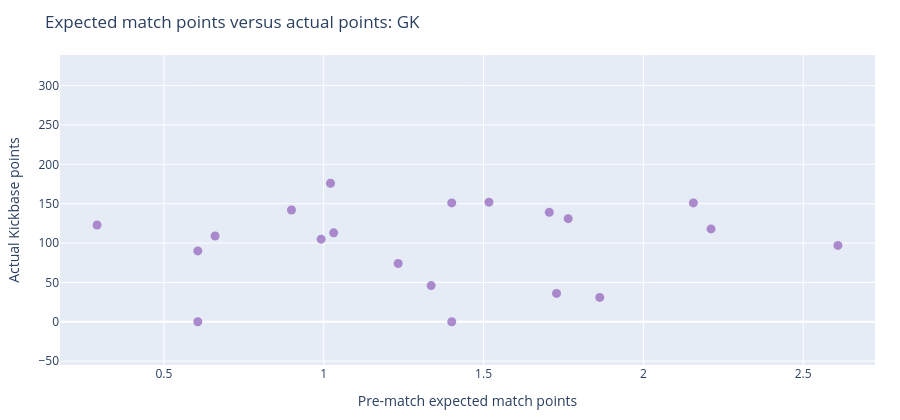
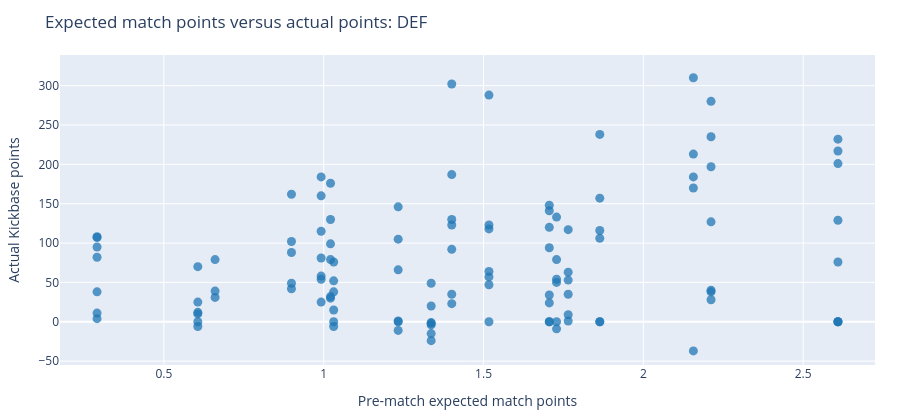
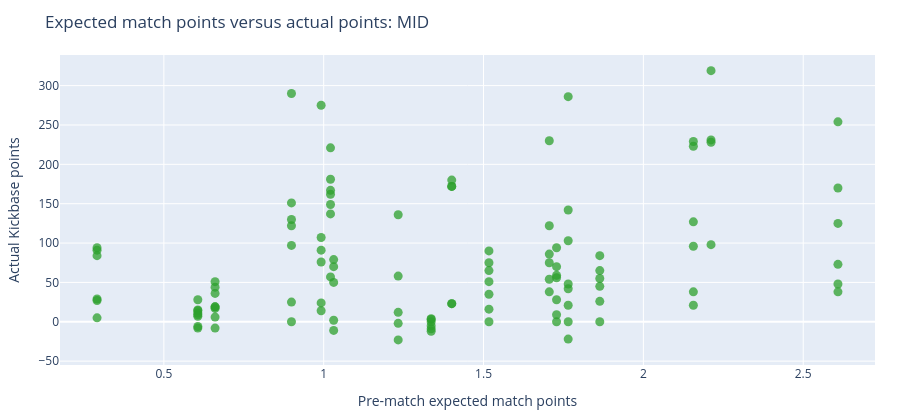
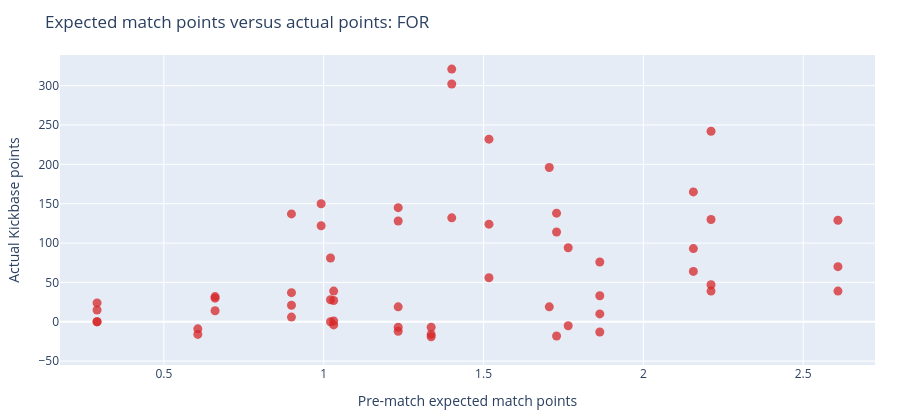

Source (notebook cell) for these figures, in order:
### Markdown cell above
## Expected match points versus actual points, by position

Each dot is one player. The horizontal axis is the pre-match expected-match-points value; the vertical axis is the actual Kickbase points. Players with zero predicted starting chance who did not appear are excluded; all other players remain. The charts separate goalkeepers, defenders, midfielders, and forwards. Hover a dot for the player and matchday outcome details.

### Code cell
POSITION_LABELS = {1: 'GK', 2: 'DEF', 3: 'MID', 4: 'FOR'}
POSITION_ORDER = ['GK', 'DEF', 'MID', 'FOR']
POSITION_COLORS = {'GK': '#9467bd', 'DEF': '#1f77b4', 'MID': '#2ca02c', 'FOR': '#d62728'}
EXCLUDED_FROM_EXPECTED_POINTS_PLOT = ANALYSIS['starting_chance'].le(0) & ANALYSIS['played'].eq(False)
EXPECTED_POINTS_PLOT = ANALYSIS.loc[~EXCLUDED_FROM_EXPECTED_POINTS_PLOT].copy()
print(f"Excluded {EXCLUDED_FROM_EXPECTED_POINTS_PLOT.sum()} expected non-appearances from the position charts.")
EXPECTED_POINTS_PLOT['position_group'] = (
    pd.to_numeric(EXPECTED_POINTS_PLOT['position'], errors='coerce').map(POSITION_LABELS).fillna('Unknown')
)

def padded_axis_range(values):
    minimum = float(values.min())
    maximum = float(values.max())
    padding = max((maximum - minimum) * 0.05, 0.1)
    return [minimum - padding, maximum + padding]

EXPECTED_POINTS_AXIS_RANGE = padded_axis_range(EXPECTED_POINTS_PLOT['expected_match_points'])
ACTUAL_POINTS_AXIS_RANGE = padded_axis_range(EXPECTED_POINTS_PLOT['actual_points'])

for position_group in POSITION_ORDER:
    players_at_position = EXPECTED_POINTS_PLOT.loc[
        EXPECTED_POINTS_PLOT['position_group'].eq(position_group)
    ]
    if players_at_position.empty:
        continue
    position_figure = go.Figure(go.Scatter(
        x=players_at_position['expected_match_points'],
        y=players_at_position['actual_points'],
        mode='markers',
        name=position_group,
        text=players_at_position['name'],
        customdata=players_at_position[[
            'prediction', 'sofascore_average_rating', 'starting_chance',
            'played', 'started', 'minutes_played',
        ]],
        marker={'size': 9, 'color': POSITION_COLORS.get(position_group, '#7f7f7f'), 'opacity': 0.75},
        hovertemplate=(
            '<b>%{text}</b><br>'
            'Position: ' + position_group + '<br>'
            'Expected match points: %{x:.2f}<br>'
            'Actual points: %{y:.2f}<br>'
            'Raw score: %{customdata[0]:.2f}<br>'
            'SofaScore average rating: %{customdata[1]:.2f}<br>'
            'Starting chance: %{customdata[2]:.2f}<br>'
            'Played: %{customdata[3]}<br>'
            'Started: %{customdata[4]}<br>'
            'Minutes played: %{customdata[5]:.2f}<extra></extra>'
        ),
    ))

    position_figure.update_layout(
        title=f'Expected match points versus actual points: {position_group}',
        xaxis_title='Pre-match expected match points',
        yaxis_title='Actual Kickbase points',
        showlegend=False, height=420,
        margin={'l': 60, 'r': 25, 't': 55, 'b': 55},
    )
    position_figure.update_xaxes(range=EXPECTED_POINTS_AXIS_RANGE)
    position_figure.update_yaxes(range=ACTUAL_POINTS_AXIS_RANGE)
    position_figure.show()

### Figure 1 — Plotly figure (JSON) as saved in the notebook; plotly's stock layout.template omitted (floating-point values rounded to 4 significant figures)
{"data": [{"customdata": [[176.2, 7.13, 1, true, true, 95.68], [172.6, 8.45, 1, true, true, 95.02], [66.73, 7.1, 1, true, true, 97.42], [136.2, 6.5, 1, true, true, 94.15], [43.47, 6.95, 1, true, true, 95.02], [83.52, 7.15, 1, true, true, 99.17], [0, 0, 0.2931, true, true, 94.15], [23.95, 5.9, 0.7069, false, false, 0], [129.4, 7.9, 1, true, true, 94.37], [0, 0, 0, true, true, 93.73], [96.2, 7.25, 1, false, false, 0], [79.13, 8.1, 1, true, true, 95.38], [128.9, 7.3, 1, true, true, 98.93], [133.8, 8, 1, true, true, 96.88], [99.59, 6.93, 1, true, true, 99.17], [106.3, 8.4, 1, true, true, 93.73], [104.1, 6.44, 1, true, true, 95.32], [51.11, 6, 1, true, true, 99.4], [78.37, 8.1, 1, true, true, 94.37], [19.57, 7.1, 1, true, true, 95.68]], "hovertemplate": "<b>%{text}</b><br>Position: GK<br>Expected match points: %{x:.2f}<br>Actual points: %{y:.2f}<br>Raw score: %{customdata[0]:.2f}<br>SofaScore average rating: %{customdata[1]:.2f}<br>Starting chance: %{customdata[2]:.2f}<br>Played: %{customdata[3]}<br>Started: %{customdata[4]}<br>Minutes played: %{customdata[5]:.2f}<extra></extra>", "marker": {"color": "#9467bd", "opacity": 0.75, "size": 9}, "mode": "markers", "name": "GK", "text": ["Manuel Neuer", "Fabian Bredlow", "Nicolas Kristof", "Mark Flekken", "Marvin Schwäbe", "Oliver Baumann", "Frederik Rönnow", "Matheo Raab", "Noah Atubolu", "Alexander Schwolow", "Robin Zentner", "Nahuel Noll", "Maarten Vandevoordt", "Moritz Nicolas", "Gregor Kobel", "Daniel Heuer Fernandes", "Mio Backhaus", "Karl Hein", "Finn Dahmen", "Loris Karius"], "type": "scatter", "x": [2.609, 2.156, 0.992, 2.212, 0.6602, 1.233, 0.6062, 0.6062, 1.728, 1.401, 1.401, 1.031, 1.864, 1.765, 1.517, 1.336, 1.706, 0.8991, 1.021, 0.291], "y": [97.0, 151.0, 105.0, 118.0, 109.0, 74.0, 90.0, 0.0, 36.0, 151.0, 0.0, 113.0, 31.0, 131.0, 152.0, 46.0, 139.0, 142.0, 176.0, 123.0]}], "layout": {"height": 420, "margin": {"b": 55, "l": 60, "r": 25, "t": 55}, "showlegend": false, "title": {"text": "Expected match points versus actual points: GK"}, "xaxis": {"range": [0.1751, 2.725], "title": {"text": "Pre-match expected match points"}}, "yaxis": {"range": [-54.9, 338.9], "title": {"text": "Actual Kickbase points"}}}}

### Figure 2 — Plotly figure (JSON) as saved in the notebook; plotly's stock layout.template omitted (floating-point values rounded to 4 significant figures; data arrays with more than 128 entries replaced by an {"elided": "..."} marker saying what was removed)
{"data": [{"customdata": {"elided": "113x6 mixed values"}, "hovertemplate": "<b>%{text}</b><br>Position: DEF<br>Expected match points: %{x:.2f}<br>Actual points: %{y:.2f}<br>Raw score: %{customdata[0]:.2f}<br>SofaScore average rating: %{customdata[1]:.2f}<br>Starting chance: %{customdata[2]:.2f}<br>Played: %{customdata[3]}<br>Started: %{customdata[4]}<br>Minutes played: %{customdata[5]:.2f}<extra></extra>", "marker": {"color": "#1f77b4", "opacity": 0.75, "size": 9}, "mode": "markers", "name": "DEF", "text": ["Jonathan Tah", "Dayot Upamecano", "Konrad Laimer", "Josip Stanišić", "Alphonso Davies", "Hiroki Ito", "Nathaniel Brown", "Kim Minjae", "Maximilian Mittelstädt", "Josha Vagnoman", "Jeff Chabot", "Finn Jeltsch", "Ramon Hendriks", "Jan Gyamerah", "Lasse Günther", "Maximilian Rohr", "Felix Keidel", "Lukas Pinckert", "Luca Sirch", "Nicholas Mickelson", "Robert Andrich", "Edmond Tapsoba", "Lucas Vázquez", "Miguel Gutiérrez", "Loïc Badé", "Jarell Quansah", "Facundo Medina", "Luka Lochoshvili", "Jahmai Simpson-Pusey", "Gideon Mensah", "Bernardo", "Ozan Kabak", "Albian Hajdari", "Vladimír Coufal", "Robin Hranác", "Mats Rots", "Felix Uduokhai", "Christopher Trimmel", "Tom Rothe", "Josip Juranović", "Leopold Querfeld", "Zeno Van den Bosch", "Timothy Chandler", "Robin Koch", "Elias Baum", "Jeremiaha Maluze", "Keita Kosugi", "Lilian Brassier", "Danny Da Costa", "Stefan Posch", "Philipp Mwene", "Anthony Caci", "Fabio Gruber", "Kacper Potulski", "Rael-Tshimbela Nakuzola", "Marcel Hoffmeier", "Laurin Curda", "Mattes Hansen", "Tjark Scheller", "Jano ter Horst", "Jonah Sticker", "Willi Orban", "Benjamin Henrichs", "Ridle  Baku", "David Raum", "Lukeba Castello Jr.", "Maxime Estève", "Joseph Scally", "Ko Itakura", "David Herold", "Lukas Ullrich", "Kevin Diks", "Jan Leszczynski", "Waldemar Anton", "Julian Ryerson", "Ramy Bensebaini", "Filippo Mane", "Daniel Svensson", "Luca Reggiani", "Joane Gadou", "Jordan Torunarigha", "Sebastiaan Bornauw", "Nicolás Capaldo", "Shafiq Nandja", "Louis Lemke", "Zakaria El Ouahdi", "David Møller Wolfe", "Matthias Ginter", "Christian Günter", "Lukas Kübler", "Philipp Lienhart", "Philipp Treu", "Jordy Makengo", "Max Rosenfelder", "Berkay Yilmaz", "Marco Friedl", "Amos Pieper", "Arthur", "Olivier Deman", "Mick Schmetgens", "Jeffrey Gouweleeuw", "Calvin Brackelmann", "Noahkai Banks", "Chrislain Matsima", "Hennes Behrens", "Young-Woo Seol", "Timo Becker", "Hasan Kuruçay", "Maximilian Wöber", "Robin Gosens", "Vitalie Becker", "Mert Can Ayhan", "Nikola Katic"], "type": "scatter", "x": [2.609, 2.609, 2.609, 2.609, 2.609, 2.609, 2.609, 2.609, 2.156, 2.156, 2.156, 2.156, 2.156, 0.992, 0.992, 0.992, 0.992, 0.992, 0.992, 0.992, 2.212, 2.212, 2.212, 2.212, 2.212, 2.212, 2.212, 0.6602, 0.6602, 0.6602, 1.233, 1.233, 1.233, 1.233, 1.233, 1.233, 0.6062, 0.6062, 0.6062, 0.6062, 0.6062, 0.6062, 1.728, 1.728, 1.728, 1.728, 1.728, 1.728, 1.401, 1.401, 1.401, 1.401, 1.401, 1.401, 1.401, 1.031, 1.031, 1.031, 1.031, 1.031, 1.031, 1.864, 1.864, 1.864, 1.864, 1.864, 1.864, 1.765, 1.765, 1.765, 1.765, 1.765, 1.765, 1.517, 1.517, 1.517, 1.517, 1.517, 1.517, 1.517, 1.336, 1.336, 1.336, 1.336, 1.336, 1.336, 1.336, 1.706, 1.706, 1.706, 1.706, 1.706, 1.706, 1.706, 1.706, 0.8991, 0.8991, 0.8991, 0.8991, 0.8991, 1.021, 1.021, 1.021, 1.021, 1.021, 1.021, 0.291, 0.291, 0.291, 0.291, 0.291, 0.291, 0.291], "y": [232.0, 217.0, 129.0, 0.0, 201.0, 0.0, 76.0, 0.0, 213.0, 310.0, 170.0, 184.0, -37.0, 81.0, 54.0, 115.0, 184.0, 160.0, 25.0, 58.0, 38.0, 127.0, 28.0, 280.0, 40.0, 197.0, 235.0, 31.0, 79.0, 39.0, 0.0, 66.0, -11.0, 146.0, 1.0, 105.0, 70.0, -6.0, 25.0, 12.0, 0.0, 10.0, -9.0, 133.0, 50.0, 0.0, 54.0, 79.0, 35.0, 123.0, 302.0, 92.0, 187.0, 130.0, 23.0, 0.0, 15.0, 52.0, 76.0, 38.0, -6.0, 116.0, 0.0, 238.0, 106.0, 0.0, 157.0, 117.0, 35.0, 9.0, 63.0, 53.0, 1.0, 288.0, 118.0, 0.0, 47.0, 123.0, 57.0, 64.0, -4.0, 49.0, -2.0, -1.0, -15.0, -24.0, 20.0, 148.0, 0.0, 34.0, 94.0, 141.0, 120.0, 0.0, 24.0, 88.0, 102.0, 49.0, 162.0, 42.0, 30.0, 79.0, 130.0, 176.0, 99.0, 32.0, 95.0, 108.0, 38.0, 82.0, 4.0, 11.0, 107.0]}], "layout": {"height": 420, "margin": {"b": 55, "l": 60, "r": 25, "t": 55}, "showlegend": false, "title": {"text": "Expected match points versus actual points: DEF"}, "xaxis": {"range": [0.1751, 2.725], "title": {"text": "Pre-match expected match points"}}, "yaxis": {"range": [-54.9, 338.9], "title": {"text": "Actual Kickbase points"}}}}

### Figure 3 — Plotly figure (JSON) as saved in the notebook; plotly's stock layout.template omitted (floating-point values rounded to 4 significant figures; data arrays with more than 128 entries replaced by an {"elided": "..."} marker saying what was removed)
{"data": [{"customdata": {"elided": "113x6 mixed values"}, "hovertemplate": "<b>%{text}</b><br>Position: MID<br>Expected match points: %{x:.2f}<br>Actual points: %{y:.2f}<br>Raw score: %{customdata[0]:.2f}<br>SofaScore average rating: %{customdata[1]:.2f}<br>Starting chance: %{customdata[2]:.2f}<br>Played: %{customdata[3]}<br>Started: %{customdata[4]}<br>Minutes played: %{customdata[5]:.2f}<extra></extra>", "marker": {"color": "#2ca02c", "opacity": 0.75, "size": 9}, "mode": "markers", "name": "MID", "text": ["Joshua Kimmich", "Jamal Musiala", "Tom Bischof", "Aleksandar Pavlović", "Michael Olise", "Lennart Karl", "Grischa Prömel", "Chris Führich", "Angelo Stiller", "Jamie Leweling", "Leo Sauer", "Bilal El Khannouss", "Amara Condé", "Lukas Emanuel Petkov", "Lukasz Poreba", "Cole Campbell", "Francis Onyeka", "Maurice Krattenmacher", "Malik Tillman", "Aleix García", "Ibrahim Maza", "Ezequiél Fernández", "Tom Krauß", "Ellyes Skhiri", "Jan Thielmann", "Ísak Jóhannesson", "Alessio Castro-Montes", "Paul Okon-Engstler", "Reigan Heskey", "Mikey Moore", "Andrej Kramarić", "Patrick Wimmer", "Leon Avdullahu", "Wouter Burger", "Nathan De Cat", "Rani Khedira", "Janik Haberer", "Woo-Yeong Jeong", "Tim Skarke", "András Schäfer", "Aljoscha Kemlein", "Michel Aebischer", "Livan Burcu", "Mario Götze", "Ritsu Dōan", "Can Uzun", "Farès Chaïbi", "Oscar Højlund", "Ayoube Amaimouni", "Raphael Onyedika", "Nadiem Amiri", "Lennard Maloney", "Jae-Sung Lee", "Kaishu Sano", "Otto Ruoppi", "Raphael Obermair", "Oliver Batista Meier", "Gabriel Vidović", "Laurin Ulrich", "Santiago Castañeda", "Brajan Gruda", "Nicolas Seiwald", "Antonio Nusa", "Andrija Maksimovic", "Ezechiel Banzuzi", "Neil El Aynaoui", "Kevin Stöger", "Robin Hack", "Nicolas Kühn", "Philipp Sander", "Franck Honorat", "Wael Mohya", "Hugo Bolin", "Mathieu Nguefack", "Marcel Sabitzer", "Felix Nmecha", "Joey Veerman", "Carney Chukwuemeka", "Jobe Bellingham", "Konstantinos Karetsas", "Ethan Nwaneri", "Nicolai Remberg", "Albert Sambi Lokonga", "Albert Grønbæk", "Fábio Vieira", "Martin Adeline", "Bilal Nadir", "Vincenzo Grifo", "Maximilian Eggestein", "Jan-Niklas Beste", "Yannik Engelhardt", "Derry Scherhant", "Yuito Suzuki", "Eren Sami Dinkçi", "Ludovit Reis", "Senne Lynen", "Marco Grüll", "Chuki", "Dariusz Stalmach", "Youri Regeer", "Marius Wolf", "Arijon Ibrahimović", "Mert Kömür", "Robin Fellhauer", "Fabian Rieder", "Alexis Claude-Maurice", "Han-Noah Massengo", "Soufiane El-Faouzi", "Dejan Ljubičić", "Éric Dina Ebimbe", "Luca Vozar", "Satoshi Tanaka", "Adil Aouchiche"], "type": "scatter", "x": [2.609, 2.609, 2.609, 2.609, 2.609, 2.609, 2.156, 2.156, 2.156, 2.156, 2.156, 2.156, 0.992, 0.992, 0.992, 0.992, 0.992, 0.992, 2.212, 2.212, 2.212, 2.212, 0.6602, 0.6602, 0.6602, 0.6602, 0.6602, 0.6602, 0.6602, 0.6602, 1.233, 1.233, 1.233, 1.233, 1.233, 0.6062, 0.6062, 0.6062, 0.6062, 0.6062, 0.6062, 0.6062, 0.6062, 1.728, 1.728, 1.728, 1.728, 1.728, 1.728, 1.728, 1.401, 1.401, 1.401, 1.401, 1.401, 1.031, 1.031, 1.031, 1.031, 1.031, 1.864, 1.864, 1.864, 1.864, 1.864, 1.864, 1.765, 1.765, 1.765, 1.765, 1.765, 1.765, 1.765, 1.765, 1.517, 1.517, 1.517, 1.517, 1.517, 1.517, 1.517, 1.336, 1.336, 1.336, 1.336, 1.336, 1.336, 1.706, 1.706, 1.706, 1.706, 1.706, 1.706, 0.8991, 0.8991, 0.8991, 0.8991, 0.8991, 0.8991, 0.8991, 1.021, 1.021, 1.021, 1.021, 1.021, 1.021, 1.021, 0.291, 0.291, 0.291, 0.291, 0.291, 0.291], "y": [254.0, 38.0, 48.0, 170.0, 125.0, 73.0, 223.0, 96.0, 127.0, 21.0, 38.0, 229.0, 14.0, 91.0, 107.0, 24.0, 76.0, 275.0, 98.0, 231.0, 319.0, 228.0, 44.0, 6.0, 17.0, 19.0, 51.0, 19.0, -8.0, 36.0, -23.0, 12.0, 136.0, 58.0, -2.0, 14.0, 15.0, 7.0, 9.0, -8.0, 11.0, -6.0, 28.0, 56.0, 70.0, 59.0, 28.0, 0.0, 9.0, 94.0, 172.0, 23.0, 172.0, 180.0, 23.0, 50.0, -11.0, 2.0, 79.0, 70.0, 0.0, 55.0, 65.0, 84.0, 26.0, 45.0, 0.0, -22.0, 21.0, 103.0, 142.0, 48.0, 286.0, 42.0, 16.0, 51.0, 75.0, 0.0, 90.0, 35.0, 65.0, -5.0, 0.0, -9.0, 3.0, -12.0, 4.0, 38.0, 230.0, 86.0, 54.0, 122.0, 75.0, 122.0, 97.0, 0.0, 290.0, 151.0, 25.0, 130.0, 162.0, 181.0, 57.0, 149.0, 221.0, 167.0, 137.0, 91.0, 27.0, 29.0, 5.0, 94.0, 84.0]}], "layout": {"height": 420, "margin": {"b": 55, "l": 60, "r": 25, "t": 55}, "showlegend": false, "title": {"text": "Expected match points versus actual points: MID"}, "xaxis": {"range": [0.1751, 2.725], "title": {"text": "Pre-match expected match points"}}, "yaxis": {"range": [-54.9, 338.9], "title": {"text": "Actual Kickbase points"}}}}

### Figure 4 — Plotly figure (JSON) as saved in the notebook; plotly's stock layout.template omitted (floating-point values rounded to 4 significant figures; data arrays with more than 128 entries replaced by an {"elided": "..."} marker saying what was removed)
{"data": [{"customdata": {"elided": "57x6 mixed values"}, "hovertemplate": "<b>%{text}</b><br>Position: FOR<br>Expected match points: %{x:.2f}<br>Actual points: %{y:.2f}<br>Raw score: %{customdata[0]:.2f}<br>SofaScore average rating: %{customdata[1]:.2f}<br>Starting chance: %{customdata[2]:.2f}<br>Played: %{customdata[3]}<br>Started: %{customdata[4]}<br>Minutes played: %{customdata[5]:.2f}<extra></extra>", "marker": {"color": "#d62728", "opacity": 0.75, "size": 9}, "mode": "markers", "name": "FOR", "text": ["Harry Kane", "Luis Díaz", "Ismael Saibari", "Ermedin Demirović", "Dzenan Pejčinović", "Deniz Undav", "Noel Futkeu", "David Mokwa", "Moussa Diaby", "Patrik Schick", "Christian Kofane", "Afonso Moreira", "Linton Maina", "Marius Bülter", "Ragnar Ache", "Tim Lemperle", "Bambasé Conté", "Adam Hložek", "Max Moerstedt", "Adam Daghim", "Marin Ljubičić", "Emmanuel Latte Lath", "Jonathan Burkardt", "Younes Ebnoutalib", "Malik Pimpong", "Phillip Tietz", "Sheraldo Becker", "Ransford Königsdörffer", "Steffen Tigges", "Marvin Pieringer", "Stefano Marino", "Rayan Philippe", "Christopher Nkunku", "Marc Guiu", "Johan Bakayoko", "Tidiam Gomis", "Tim Kleindienst", "Isac Lidberg", "Serhou Guirassy", "Maximilian Beier", "Fábio Silva", "Otto Stange", "Patson Daka", "Terem Moffi", "Igor Matanović", "Keisuke Goto", "Niclas Füllkrug", "Cédric Itten", "Salim Amani Musah", "Paul Erevbenagie", "Michael Gregoritsch", "Anton Kade", "Rodrigo Ribeiro", "Kenan Karaman", "Edin Džeko", "Junior Adamu", "Moussa Sylla"], "type": "scatter", "x": [2.609, 2.609, 2.609, 2.156, 2.156, 2.156, 0.992, 0.992, 2.212, 2.212, 2.212, 2.212, 0.6602, 0.6602, 0.6602, 1.233, 1.233, 1.233, 1.233, 1.233, 0.6062, 0.6062, 1.728, 1.728, 1.728, 1.401, 1.401, 1.401, 1.031, 1.031, 1.031, 1.031, 1.864, 1.864, 1.864, 1.864, 1.765, 1.765, 1.517, 1.517, 1.517, 1.336, 1.336, 1.336, 1.706, 1.706, 0.8991, 0.8991, 0.8991, 0.8991, 1.021, 1.021, 1.021, 0.291, 0.291, 0.291, 0.291], "y": [70.0, 129.0, 39.0, 165.0, 93.0, 64.0, 122.0, 150.0, 47.0, 242.0, 39.0, 130.0, 32.0, 14.0, 30.0, 128.0, -12.0, 19.0, -7.0, 145.0, -9.0, -16.0, 114.0, 138.0, -18.0, 321.0, 302.0, 132.0, 39.0, 1.0, -4.0, 27.0, 76.0, -13.0, 33.0, 10.0, 94.0, -5.0, 232.0, 56.0, 124.0, -16.0, -7.0, -19.0, 196.0, 19.0, 137.0, 21.0, 6.0, 37.0, 81.0, 0.0, 28.0, 15.0, 0.0, 0.0, 24.0]}], "layout": {"height": 420, "margin": {"b": 55, "l": 60, "r": 25, "t": 55}, "showlegend": false, "title": {"text": "Expected match points versus actual points: FOR"}, "xaxis": {"range": [0.1751, 2.725], "title": {"text": "Pre-match expected match points"}}, "yaxis": {"range": [-54.9, 338.9], "title": {"text": "Actual Kickbase points"}}}}
